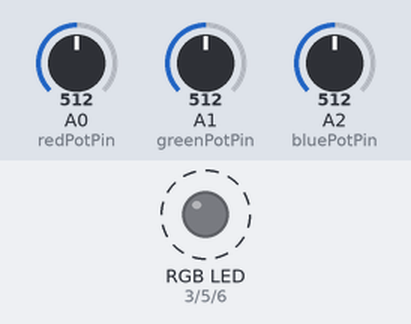
Bench run of a sketch on a simulated Arduino Uno, built with avr-gcc and run on an emulated ATmega328P. Parts: an RGB LED mixed from three pins (HIGH = lit). Dashed ring = blinking. The inputs (shaded band) are chosen by the test bench; at power-on: A0 (redPotPin) = 512, A1 (greenPotPin) = 512, A2 (bluePotPin) = 512. What the sketch prints to the serial monitor is not drawn.

Above: at 1.2 s.
1.3 s: A0 (redPotPin) set to 977
4.3 s: A0 (redPotPin) set to 1000
7.3 s: A1 (greenPotPin) set to 306
10.3 s: A2 (bluePotPin) set to 306
13.3 s: A1 (greenPotPin) set to 122
16.3 s: A2 (bluePotPin) set to 122
Timing chart, 0 to 20.3 s (numbered marks = the images above; inputs shaded):
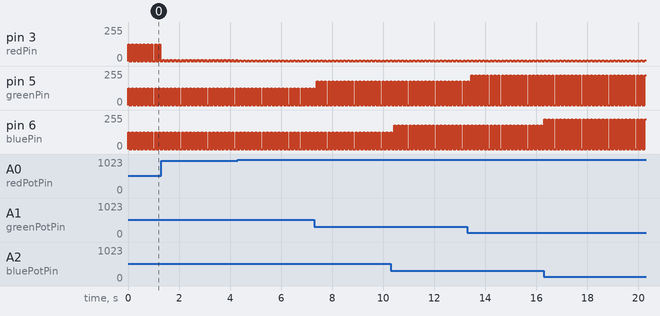

The sketch:

12v-RGB-Manual-Control.ino
```cpp
                                                    // Init the Pins used for PWM
int redPin = 3;
int greenPin = 5;
int bluePin = 6;


                                                    // Init the Pins used for 10K pots
const int redPotPin = 0;
const int greenPotPin = 1;
const int bluePotPin = 2;

                                                    // Init our Vars
int currentColorValueRed;
int currentColorValueGreen;
int currentColorValueBlue;

void setup()
{
  Serial.begin(9600);
  pinMode(redPin, OUTPUT);
  pinMode(greenPin, OUTPUT);
  pinMode(bluePin, OUTPUT);
}

void loop()
{
                                                    // Read the voltage on each analog pin then scale down to 0-255 and inverting the value for common anode
  currentColorValueRed = (254 - map( analogRead(redPotPin), 0, 1024, 0, 255 ) );
  currentColorValueBlue = (254 - map( analogRead(bluePotPin), 0, 1024, 0, 255 ) );
  currentColorValueGreen = (254 - map( analogRead(greenPotPin), 0, 1024, 0, 255 ) );


  analogWrite(redPin, currentColorValueRed);        // Write the color to each pin using PWM and the value gathered above
  analogWrite(bluePin, currentColorValueBlue);
  analogWrite(greenPin, currentColorValueGreen);
    delay(50);                                      // wait a little bit. I considered adding in another variable here so a 4th pot could be used to control rate
  analogWrite(redPin,0);                            // Turn off all pins
  analogWrite(bluePin,0);
  analogWrite(greenPin,0);

  Serial.print("values for R, G, B: ");
  Serial.print(currentColorValueRed, DEC);          // print the acceleration in the R axis
  Serial.print(" ");                                // prints a space between the numbers
  Serial.print(currentColorValueBlue, DEC);         // print the acceleration in the G axis
  Serial.print(" ");                                // prints a space between the numbers
  Serial.println(currentColorValueGreen, DEC);      // print the acceleration in the B axis
  delay(100);                                       // wait 100ms for next reading

}
```

Measured:
- by itself, pin 3 (redPin): alternates 5/255 for 0.05 s and 0/255 for 0.10 s
- by itself, pin 5 (greenPin), pin 6 (bluePin): alternates 224/255 for 0.05 s and 0/255 for 0.10 s
